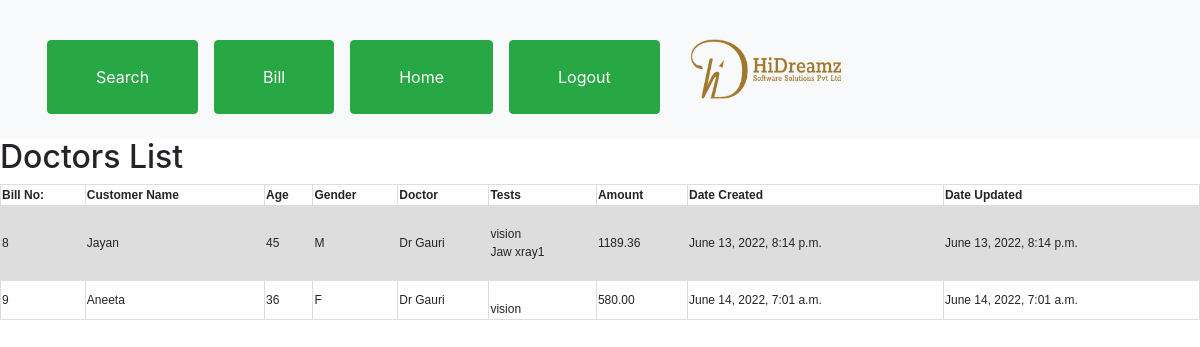
/customer/ViewBill (signed in), run on the app's committed database.
### CustomerBilling/models.py (models this page shows, shortened)
class BillingTestData(models.Model):
    billid=models.ForeignKey(CustomerBilling,on_delete=models.CASCADE)
    test=jsonfield.JSONField(null=True,blank=True)
    discount=jsonfield.JSONField(null=True,blank=True)

class CustomerBilling(models.Model):
    customer_id=models.ForeignKey(Customer,on_delete=models.CASCADE,null=True,blank=True)
    customer_name=models.CharField(max_length=100)
    gender=models.CharField(max_length=5)
    is_child=models.CharField(max_length=5,null=True,blank=True)
    phone=models.CharField(max_length=25)
    email=models.CharField(max_length=255)
    doctor=models.ForeignKey(Doctors,on_delete=models.CASCADE,null=True,blank=True)
    doc_name=models.CharField(max_length=100,null=True,blank=True)
    hospital=models.ForeignKey(Hospital,on_delete=models.CASCADE,null=True,blank=True)
    hosp_name=models.CharField(max_length=100,null=True,blank=True)
    amount=models.FloatField()
    discount_total=models.FloatField(null=True,blank=True)
    total_amount=models.FloatField(null=True,blank=True)
    count=models.IntegerField(null=True,blank=True)
    archived=models.CharField(max_length=5,null=True,blank=True)
    created_at=models.DateTimeField(auto_now_add=True)
    updated_at=models.DateTimeField(auto_now=True)
    updated_by=models.ForeignKey(User,on_delete=models.CASCADE)

class Customer(models.Model):
    GENDER_CHOICES = (
        ('M', 'Male'),
        ('F', 'Female'),
        ('T','Trans')
    )
    name=models.CharField(max_length=100)
    phone=models.CharField(max_length=25)
    email=models.CharField(max_length=255)
    address=models.TextField()
    age=models.IntegerField()
    gender = models.CharField(max_length=1, choices=GENDER_CHOICES)
    created_at=models.DateTimeField(auto_now_add=True)
    updated_at=models.DateTimeField(auto_now=True)
    updated_by=models.ForeignKey(User,on_delete=models.CASCADE)

### LabAdmin/models.py (models this page shows, shortened)
class Test(models.Model):
    Test_name=models.CharField(max_length=100)
    Test_price=models.FloatField()
    speciment_det=models.CharField(max_length=100,null=True,blank=True)
    normal_range=models.CharField(max_length=250,null=True,blank=True)
    duration=models.CharField(max_length=55,null=True,blank=True)
    categ=models.ForeignKey(TestCategory,on_delete=models.CASCADE,null=True,blank=True)
    created_at=models.DateTimeField(auto_now_add=True)
    updated_at=models.DateTimeField(auto_now=True)

### CustomerBilling/views.py (the view)
# urls.py: path('ViewBill',views.BillView,name='ViewBill')
@login_required(login_url='Login')
def BillView(request):
    test=Test.objects.all()
    cusB=BillingTestData.objects.all()
    trns=fin_transactions.objects.all()
    return render(request,'ViewBill.html',{'cus':cusB,'trn':trns,'billsearch':searchbill,'tst':test})

### templates/ViewBill.html (shortened to what this page needs)
{% include 'nav.html' %}
<!DOCTYPE html>
<html>
<head>
</head>
<body>
<h2>Doctors List</h2>
<table>
  <tr>
      <th>Bill No: </th>
    <th>Customer Name</th>
    <th>Age</th>
    <th>Gender</th>
    <th>Doctor</th>
    <th>Tests</th>
    <th>Amount</th>
    <th>Date Created</th>
    <th>Date Updated</th>
  </tr>
  {% for i in cus %}
  <tr>
    <td>{{i.billid.id}}</td>
    <td>{{i.billid.customer_name}}</td>
    <td>{{i.billid.customer_id.age}}</td>
    <td>{{i.billid.customer_id.gender}}</td>
    <td>{{i.billid.doc_name}}</td>
    <td>
    {% for i,j in i.test.items %}
{% for t in tst %}
{% if t.id == j|add:"0" %}
    {{t.Test_name}}
    {% endif %} <br>
{% endfor %}
    {% endfor %}
  </td>
    <td>{{i.billid.total_amount|floatformat:2}}</td>
    <td>{{i.billid.created_at}}</td>
    <td>{{i.billid.updated_at}}</td>
  </tr>
  {% endfor %}
</table>
</body>
</html>

### static/css/styles/style.css (style rules this page uses)
th { padding: 1px !important; }
td { padding: 1px !important; }
body { font-size: 12px !important; }

### templates/ViewBill.html (style rules this page uses)
table { font-family: arial, sans-serif; border-collapse: collapse; width: 100%; }
td, th { border: 1px solid #dddddd; text-align: left; padding: 8px; }
tr:nth-child(even) { background-color: #dddddd; }

### data on the page
BillingTestData: billid.id "8", billid.customer_name "Jayan", billid.customer_id.age "45", billid.customer_id.gender "M", billid.doc_name "Dr Gauri", billid.total_amount "1189.36", billid.created_at "June 13, 2022, 8:14 p.m.", billid.updated_at "June 13, 2022, 8:14 p.m."
Test: Test_name "vision"
Test: Test_name "Jaw xray1"
BillingTestData: billid.id "9", billid.customer_name "Aneeta", billid.customer_id.age "36", billid.customer_id.gender "F", billid.doc_name "Dr Gauri", billid.total_amount "580.00", billid.created_at "June 14, 2022, 7:01 a.m.", billid.updated_at "June 14, 2022, 7:01 a.m."
